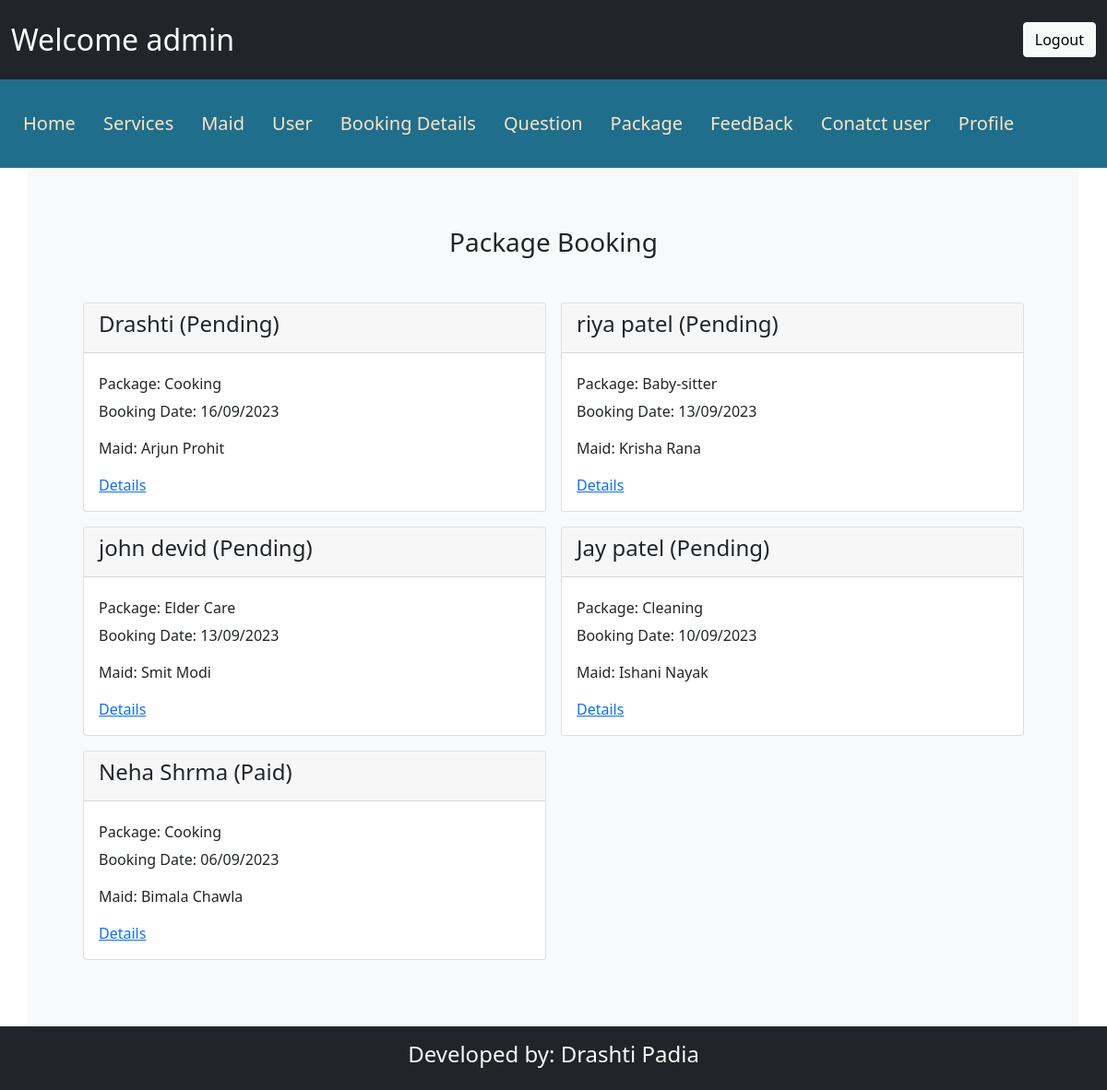
Screenshot of /admin/adminPackagebookingdetail.php (signed in) with the database file from the repository.
### tables this page shows
CREATE TABLE IF NOT EXISTS `packagebooking` (
  `pb_id` int(11) NOT NULL AUTO_INCREMENT,
  `pcomq_ids` varchar(50) NOT NULL,
  `pcomq_values` varchar(100) NOT NULL,
  `pspeq_ids` varchar(50) NOT NULL,
  `pspeq_values` varchar(100) NOT NULL,
  `month` int(11) NOT NULL,
  `sal_id` int(11) NOT NULL,
  `maid_id` int(11) DEFAULT NULL,
  `ID` int(11) NOT NULL,
  `p_cardname` varchar(50) DEFAULT NULL,
  `p_cardnumber` varchar(16) DEFAULT NULL,
  `p_cardcvv` varchar(3) DEFAULT NULL,
  `p_cardexpiry` date DEFAULT NULL,
  `pbookingdate` date NOT NULL,
  `p_status` varchar(20) DEFAULT NULL,
  `p_amount` int(11) DEFAULT NULL,
  `p_id` int(11) NOT NULL,
  PRIMARY KEY (`pb_id`),
  KEY `ID` (`ID`),
  KEY `maid_id` (`maid_id`),
  KEY `sal_id` (`sal_id`),
  KEY `p_id` (`p_id`)
);

CREATE TABLE IF NOT EXISTS `user` (
  `ID` int(11) NOT NULL AUTO_INCREMENT,
  `name` varchar(20) NOT NULL,
  `number` varchar(10) NOT NULL,
  `email` varchar(20) NOT NULL,
  `gender` varchar(10) NOT NULL,
  `password` varchar(10) NOT NULL,
  PRIMARY KEY (`ID`)
);

CREATE TABLE IF NOT EXISTS `package` (
  `p_id` int(11) NOT NULL AUTO_INCREMENT,
  `p_title` varchar(20) NOT NULL,
  `p_info` varchar(2000) NOT NULL,
  `p_image` varchar(100) NOT NULL,
  `service_Id` int(11) NOT NULL,
  PRIMARY KEY (`p_id`),
  KEY `service_Id` (`service_Id`)
);

CREATE TABLE IF NOT EXISTS `maids` (
  `maid_id` int(11) NOT NULL AUTO_INCREMENT,
  `maid_name` varchar(30) NOT NULL,
  `maid_age` varchar(30) NOT NULL,
  `maid_gender` varchar(30) NOT NULL,
  `maid_number` varchar(30) NOT NULL,
  `maid_picture` varchar(100) NOT NULL,
  `maid_status` varchar(50) DEFAULT NULL,
  `service_Id` int(11) NOT NULL,
  PRIMARY KEY (`maid_id`),
  KEY `service_Id` (`service_Id`)
);

### admin/adminPackagebookingdetail.php (the view, shortened to what this page needs)
<?php
include("./header.php");
?>
<!DOCTYPE html>
<html lang="en">
<head>
  <link rel="stylesheet" href="./css/bootstrap.min.css" />
  <link rel="stylesheet" href="./css/all.min.css" />
</head>
<body>
  <section>
    <div class="container p-5 bg-light">
      <div class="row py-3 g-3">
        <div class="col text-center">
          <h3>Package Booking</h3>
        </div>
      </div>
      <div class="row p-3">
        <?php
        $query = "SELECT * FROM packagebooking,maids,user,package WHERE
                    packagebooking.maid_id=maids.maid_id and
                    packagebooking.ID=user.ID and
                    packagebooking.p_id=package.p_id ORDER BY packagebooking.pbookingdate DESC;
                    ";
        $res = mysqli_query($con, $query);
        while ($row = mysqli_fetch_array($res)) {
          ?>
          <div class="col-6 p-2">
            <div class="card">
              <div class="card-header">
                <h4><?php echo $row[26]; ?>
                  (<?php if ($row[14] == "Done") {
                    echo "Paid";
                  } else {
                    echo "Pending";
                  }
                  ?>)</h4>
              </div>
              <div class="card-body">
                <h6>Package: <?php echo $row[32]; ?></h6>
                <p class="card-text">Booking Date: <?php echo date('d/m/Y', strtotime($row[13])) ?></p>
                <p class="card-text">Maid: <?php echo $row[18]; ?></p>
                <a href="./packbookfulldetails.php?packid=<?php echo $row[0]; ?>">Details</a>
              </div>
            </div>
          </div>
        <?php } ?>
      </div>
    </div>
  </section>
</body>
</html>
<?php include("./footer.php") ?>

### admin/css/style.css (style rules this page uses)
* { margin: 0px; padding: 0px; box-sizing: border-box; }

### rows the page displays
packagebooking: ID.name "Drashti", p_status "Pending", p.p_title "Cooking", pbookingdate "16/09/2023", maid.maid_name "Arjun Prohit"
packagebooking: ID.name "riya patel", shows "Pending", p.p_title "Baby-sitter", pbookingdate "13/09/2023", maid.maid_name "Krisha Rana"
packagebooking: ID.name "john devid", shows "Pending", p.p_title "Elder Care", pbookingdate "13/09/2023", maid.maid_name "Smit Modi"
packagebooking: ID.name "Jay patel", shows "Pending", p.p_title "Cleaning", pbookingdate "10/09/2023", maid.maid_name "Ishani Nayak"
packagebooking: ID.name "Neha Shrma", p_status "Paid", p.p_title "Cooking", pbookingdate "06/09/2023", maid.maid_name "Bimala Chawla"

### other values shown
$_SESSION['admin'] "admin"
